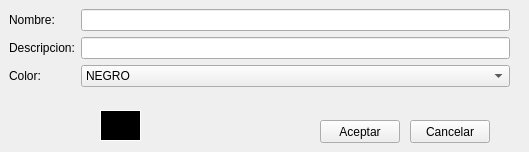
<?xml version="1.0" encoding="UTF-8"?>
<ui version="4.0">
 <class>Form</class>
 <widget class="QWidget" name="Form">
  <property name="geometry">
   <rect>
    <x>0</x>
    <y>0</y>
    <width>529</width>
    <height>152</height>
   </rect>
  </property>
  <property name="windowTitle">
   <string>Perfil</string>
  </property>
  <widget class="QWidget" name="formLayoutWidget">
   <property name="geometry">
    <rect>
     <x>9</x>
     <y>9</y>
     <width>501</width>
     <height>83</height>
    </rect>
   </property>
   <layout class="QFormLayout" name="formLayout">
    <item row="0" column="0">
     <widget class="QLabel" name="label">
      <property name="text">
       <string>Nombre:</string>
      </property>
     </widget>
    </item>
    <item row="0" column="1">
     <widget class="QLineEdit" name="nombrePefil"/>
    </item>
    <item row="1" column="0">
     <widget class="QLabel" name="label_2">
      <property name="text">
       <string>Descripcion:</string>
      </property>
     </widget>
    </item>
    <item row="1" column="1">
     <widget class="QLineEdit" name="descripcionPerfil"/>
    </item>
    <item row="2" column="1">
     <widget class="QComboBox" name="colores">
      <item>
       <property name="text">
        <string>NEGRO</string>
       </property>
      </item>
      <item>
       <property name="text">
        <string>ROJO</string>
       </property>
      </item>
      <item>
       <property name="text">
        <string>AZUL</string>
       </property>
      </item>
      <item>
       <property name="text">
        <string>ROSA</string>
       </property>
      </item>
      <item>
       <property name="text">
        <string>VERDE</string>
       </property>
      </item>
     </widget>
    </item>
    <item row="2" column="0">
     <widget class="QLabel" name="label_3">
      <property name="text">
       <string>Color:</string>
      </property>
     </widget>
    </item>
   </layout>
  </widget>
  <widget class="QPushButton" name="Aceptar">
   <property name="geometry">
    <rect>
     <x>320</x>
     <y>120</y>
     <width>80</width>
     <height>23</height>
    </rect>
   </property>
   <property name="text">
    <string>Aceptar</string>
   </property>
  </widget>
  <widget class="QPushButton" name="Cancelar">
   <property name="geometry">
    <rect>
     <x>410</x>
     <y>120</y>
     <width>80</width>
     <height>23</height>
    </rect>
   </property>
   <property name="text">
    <string>Cancelar</string>
   </property>
  </widget>
  <widget class="QLabel" name="colormuestra">
   <property name="geometry">
    <rect>
     <x>100</x>
     <y>110</y>
     <width>41</width>
     <height>31</height>
    </rect>
   </property>
   <property name="styleSheet">
    <string notr="true">background-color: rgb(0, 0, 0);
border-color: rgb(255, 255, 255);
border-style:solid;
border-width:1px


</string>
   </property>
   <property name="text">
    <string/>
   </property>
  </widget>
 </widget>
 <resources/>
 <connections/>
</ui>
